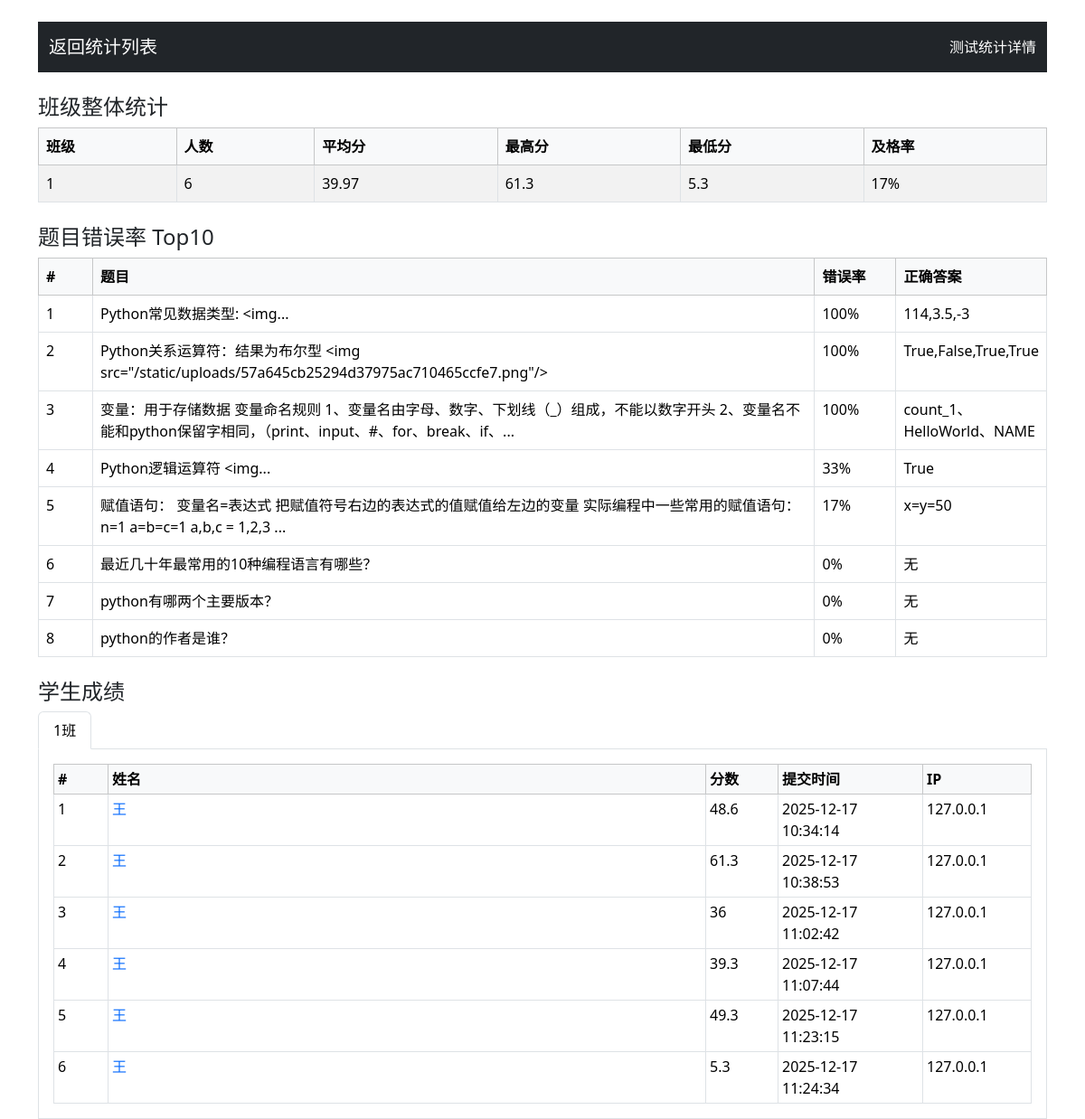
Page /test_statistics/33 (signed in) on the committed database.
### app.py (models this page shows)
class TestResult(db.Model):
    id = db.Column(db.Integer, primary_key=True)
    student_id = db.Column(db.Integer, db.ForeignKey('user.id'))
    student_name = db.Column(db.String(100), nullable=False)
    class_number = db.Column(db.String(50), nullable=False)
    test_id = db.Column(db.Integer, db.ForeignKey('test.id'), nullable=False)
    score = db.Column(db.Integer, nullable=False)
    created_at = db.Column(db.DateTime, default=datetime.utcnow)
    answers = db.Column(db.Text)
    ip_address = db.Column(db.String(15), nullable=True) # Added ip_address column
    test = db.relationship('Test', backref=db.backref('results', lazy=True))

class Question(db.Model):
    id = db.Column(db.Integer, primary_key=True)
    question_type = db.Column(db.String(20), nullable=False)
    content = db.Column(db.Text, nullable=False)
    image_path = db.Column(db.String(200))  # 题目配图
    option_a = db.Column(db.String(200))
    option_b = db.Column(db.String(200))
    option_c = db.Column(db.String(200))
    option_d = db.Column(db.String(200))
    option_e = db.Column(db.String(200))
    correct_answer = db.Column(db.String(200), nullable=False)
    score = db.Column(db.Integer, nullable=False)
    explanation = db.Column(db.Text)
    created_at = db.Column(db.DateTime, default=datetime.utcnow)
    bank_id = db.Column(db.Integer, db.ForeignKey('question_bank.id'), nullable=False)

### app.py (the view, shortened to what this page needs)
@app.route('/test_statistics/<int:test_id>')
def get_test_statistics(test_id):
    if 'role' not in session or session['role'] != 'teacher':
        return redirect(url_for('teacher_login'))
    results = TestResult.query.filter_by(test_id=test_id).order_by(TestResult.class_number, TestResult.student_name, TestResult.created_at).all()
    class_stats = {}
    class_students = {}
    for result in results:
        if result.class_number not in class_stats:
            class_stats[result.class_number] = {
                'student_count': 0,
                'total_score': 0,
                'scores': [],
                'pass_count': 0
            }
        stats = class_stats[result.class_number]
        stats['student_count'] += 1
        stats['total_score'] += result.score
        stats['scores'].append(result.score)
        if result.score >= 60:
            stats['pass_count'] += 1
        if result.class_number not in class_students:
            class_students[result.class_number] = []
        class_students[result.class_number].append({
            'name': result.student_name,
            'score': result.score,
            'submit_time': to_bj(result.created_at).strftime('%Y-%m-%d %H:%M:%S'),
            'ip': result.ip_address,
            'result_id': result.id
        })
    statistics = []
    for class_number, stats in class_stats.items():
        if stats['student_count'] > 0:
            statistics.append({
                'class_number': class_number,
                'student_count': stats['student_count'],
                'average_score': stats['total_score'] / stats['student_count'],
                'max_score': max(stats['scores']),
                'min_score': min(stats['scores']),
                'pass_rate': stats['pass_count'] / stats['student_count']
            })
    statistics.sort(key=lambda x: x['class_number'])
    class_students = dict(sorted(class_students.items(), key=lambda x: x[0]))
    question_stats = defaultdict(lambda: {'total': 0, 'wrong': 0, 'content': '', 'question_type': '', 'correct_answer': ''})
    for result in results:
        answers = json.loads(result.answers)
        for qid_str, stu_ans in answers.items():
            qid = int(qid_str)
            question = Question.query.get(qid)
            if not question:
                continue
            question_stats[qid]['total'] += 1
            question_stats[qid]['content'] = question.content
            question_stats[qid]['question_type'] = question.question_type
            question_stats[qid]['correct_answer'] = question.correct_answer
            is_wrong = False
            if question.question_type == 'single_choice':
                is_wrong = stu_ans != question.correct_answer
            elif question.question_type == 'multiple_choice':
                def normalize(ans):
                    return ''.join(sorted([c for c in ans.replace(',', '').replace(' ', '').upper() if c in 'ABCDE']))
                is_wrong = normalize(stu_ans) != normalize(question.correct_answer)
            elif question.question_type == 'true_false':
                is_wrong = stu_ans != question.correct_answer
            elif question.question_type == 'fill_blank':
                def norm_fill(s):
                    parts = [p.strip().lower() for p in s.replace('、', ',').split(',') if p.strip()]
                    return ','.join(parts)
                is_wrong = norm_fill(stu_ans) != norm_fill(question.correct_answer)
            if is_wrong:
                question_stats[qid]['wrong'] += 1
    error_questions = []
    for qid, stat in question_stats.items():
        if stat['total'] > 0:
            error_rate = stat['wrong'] / stat['total']
            question = Question.query.get(qid) # 重新获取question对象以访问选项
            if question:
                q_data = {
                    'id': qid,
                    'content': stat['content'],
                    'question_type': stat['question_type'],
                    'correct_answer': stat['correct_answer'],
                    'error_rate': error_rate,
                    'wrong_count': stat['wrong'],
                    'total_count': stat['total']
                }
                error_questions.append(q_data)
    error_questions.sort(key=lambda x: x['error_rate'], reverse=True)
    top_error_questions = error_questions[:10]
    return render_template('test_statistics_detail.html', statistics=statistics, class_students=class_students, top_error_questions=top_error_questions)

### app.py (called while the page is built)
def to_bj(dt: datetime):
    return (dt + BJ_OFFSET) if dt else dt

### templates/test_statistics_detail.html (shortened to what this page needs)
<!DOCTYPE html>
<html lang="zh">
<head>
    <link href="{{ url_for('static', filename='bootstrap/css/bootstrap.min.css') }}" rel="stylesheet">
</head>
<body class="container mt-4">
    <nav class="navbar navbar-dark bg-dark mb-4">
        <div class="container-fluid">
            <a href="{{ url_for('test_statistics') }}" class="navbar-brand"> 返回统计列表</a>
            <span class="navbar-text text-white">测试统计详情</span>
        </div>
    </nav>
    <h4>班级整体统计</h4>
    {% if statistics %}
    <table class="table table-striped table-bordered">
        <thead class="table-light">
            <tr>
                <th>班级</th>
                <th>人数</th>
                <th>平均分</th>
                <th>最高分</th>
                <th>最低分</th>
                <th>及格率</th>
            </tr>
        </thead>
        <tbody>
            {% for stat in statistics %}
            <tr>
                <td>{{ stat.class_number }}</td>
                <td>{{ stat.student_count }}</td>
                <td>{{ '%.2f' % stat.average_score }}</td>
                <td>{{ stat.max_score }}</td>
                <td>{{ stat.min_score }}</td>
                <td>{{ '%.0f%%' % (stat.pass_rate*100) }}</td>
            </tr>
            {% endfor %}
        </tbody>
    </table>
    {% else %}
    <div class="alert alert-info">暂无数据</div>
    {% endif %}
    <h4 class="mt-4">题目错误率 Top10</h4>
    {% if top_error_questions %}
    <table class="table table-bordered">
        <thead class="table-light">
            <tr>
                <th style="width:60px">#</th>
                <th>题目</th>
                <th style="width:90px">错误率</th>
                <th style="width:120px">正确答案</th>
            </tr>
        </thead>
        <tbody>
            {% for q in top_error_questions %}
            <tr>
                <td>{{ loop.index }}</td>
                <td>{{ q.content|truncate(100) }}</td>
                <td>{{ '%.0f%%' % (q.error_rate*100) }}</td>
                <td>{{ q.correct_answer }}</td>
            </tr>
            {% endfor %}
        </tbody>
    </table>
    {% else %}
    <div class="alert alert-info">暂无错误题目统计</div>
    {% endif %}
    <h4 class="mt-4">学生成绩</h4>
    <ul class="nav nav-tabs" id="classTab" role="tablist">
        {% for class_number in class_students.keys() %}
        <li class="nav-item" role="presentation">
            <button class="nav-link {% if loop.first %}active{% endif %}" id="tab-{{ class_number }}" data-bs-toggle="tab" data-bs-target="#pane-{{ class_number }}" type="button" role="tab">{{ class_number }}班</button>
        </li>
        {% endfor %}
    </ul>
    <div class="tab-content border border-top-0 p-3" id="classTabContent">
        {% for class_number, students in class_students.items() %}
        <div class="tab-pane fade {% if loop.first %}show active{% endif %}" id="pane-{{ class_number }}" role="tabpanel">
            <table class="table table-sm table-bordered mb-0">
                <thead class="table-light">
                    <tr>
                        <th style="width:60px">#</th>
                        <th>姓名</th>
                        <th style="width:80px">分数</th>
                        <th style="width:160px">提交时间</th>
                        <th style="width:120px">IP</th>
                    </tr>
                </thead>
                <tbody>
                    {% for stu in students %}
                    <tr>
                        <td>{{ loop.index }}</td>
                        <td><a href="{{ url_for('test_result', result_id=stu.result_id) }}" target="_blank" class="text-primary text-decoration-none">{{ stu.name }}</a></td>
                        <td>{{ stu.score }}</td>
                        <td>{{ stu.submit_time }}</td>
                        <td>{{ stu.ip }}</td>
                    </tr>
                    {% endfor %}
                </tbody>
            </table>
        </div>
        {% endfor %}
    </div>
</body>
</html>

### rows in the picture
TestResult: max_score "61.3", name "王", score "61.3", submit_time "2025-12-17 10:38:53", ip "127.0.0.1"
TestResult: min_score "5.3", name "王", score "5.3", submit_time "2025-12-17 11:24:34", ip "127.0.0.1"
Question: content "Python常见数据类型: <img...", error_rate "100%", correct_answer "114,3.5,-3"
Question: content "Python关系运算符：结果为布尔型 <img src=\"/static/uploads/57a645cb25294d37975ac710465ccfe7.png\"/>", error_rate "100%", correct_answer "True,False,True,True"
Question: content "变量：用于存储数据 变量命名规则 1、变量名由字母、数字、下划线（_）组成，不能以数字开头 2、变量名不能和python保留字相同，（print、input、#、for、break、if、...", error_rate "100%", correct_answer "count_1、HelloWorld、NAME"
Question: content "Python逻辑运算符 <img...", error_rate "33%", correct_answer "True"
Question: content "赋值语句： 变量名=表达式 把赋值符号右边的表达式的值赋值给左边的变量 实际编程中一些常用的赋值语句：n=1 a=b=c=1 a,b,c = 1,2,3 ...", error_rate "17%", correct_answer "x=y=50"
Question: content "最近几十年最常用的10种编程语言有哪些？", error_rate "0%", correct_answer "无"
Question: content "python有哪两个主要版本？", error_rate "0%", correct_answer "无"
Question: content "python的作者是谁？", error_rate "0%", correct_answer "无"
TestResult: name "王", score "48.6", submit_time "2025-12-17 10:34:14", ip "127.0.0.1"
TestResult: name "王", score "36", submit_time "2025-12-17 11:02:42", ip "127.0.0.1"
TestResult: name "王", score "39.3", submit_time "2025-12-17 11:07:44", ip "127.0.0.1"
TestResult: name "王", score "49.3", submit_time "2025-12-17 11:23:15", ip "127.0.0.1"

### other values in the picture
{{ stat.class_number }} "1"
{{ stat.student_count }} "6"
{{ '%.2f' % stat.average_score }} "39.97"
{{ '%.0f%%' % (stat.pass_rate*100) }} "17%"
{{ class_number }} "1"
